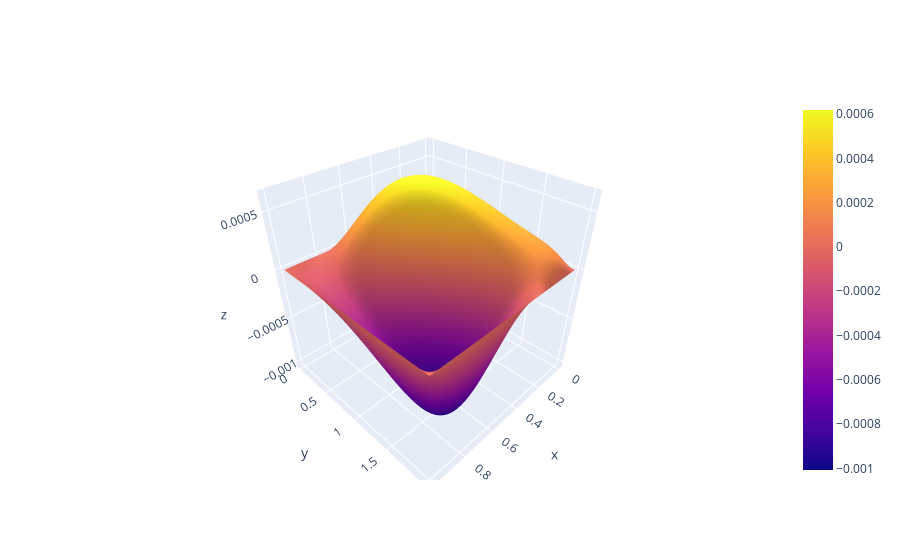

Source (notebook cell):
### Markdown cell above
Error surface and maximum error

### Code cell
error = np.max(abs(U - u_true(X, Y)))
print('Max error = ', error)
fig = go.Figure(data=[go.Surface(z=U - u_true(X, Y), x=X, y=Y)])
fig.show()

### Figure 1 — Plotly figure (JSON) as saved in the notebook; plotly's stock layout.template omitted (floating-point values rounded to 4 significant figures; data arrays with more than 128 entries replaced by an {"elided": "..."} marker saying what was removed)
{"data": [{"type": "surface", "x": {"elided": "100x100 float values"}, "y": {"elided": "100x100 float values"}, "z": {"elided": "100x100 float values"}}], "layout": {}}
